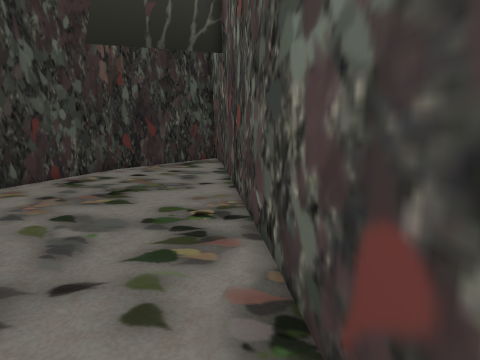
view 1 (above)

15 first-person views from a walk through a Godot game level. The camera is 1.2 m above the floor, tilts 10° down and sees 75° across. The floor is counted in squares, 0.5 m on a side. Each view is taken from the middle of a square. On the plan, view 1 faces up. The plan holds only what a view shows up to about 19 squares ahead; the rest is blank. The place goes on beyond the plan. Characters and animated objects are left out. Some surface patterns are stand-ins.

view 2
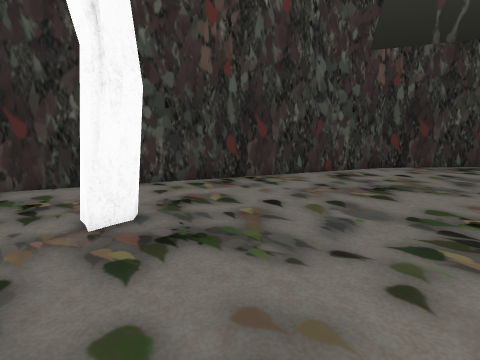

view 3
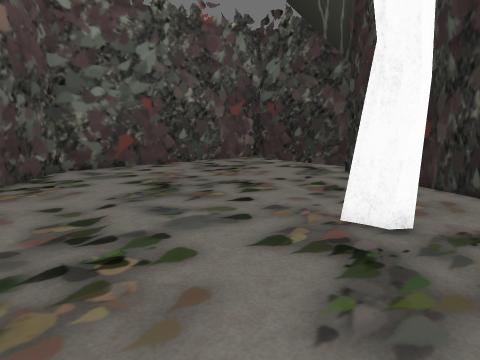

view 4
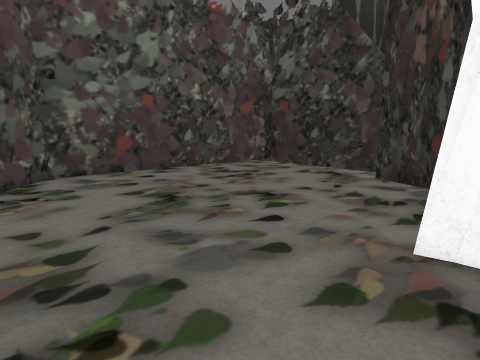

view 5
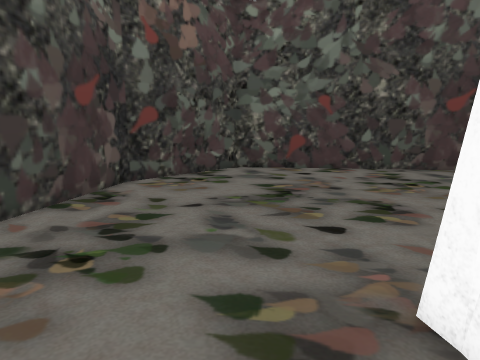

view 6
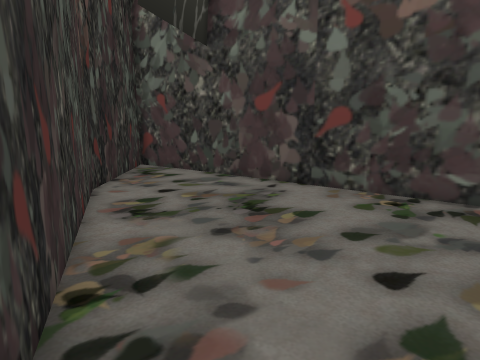

view 7
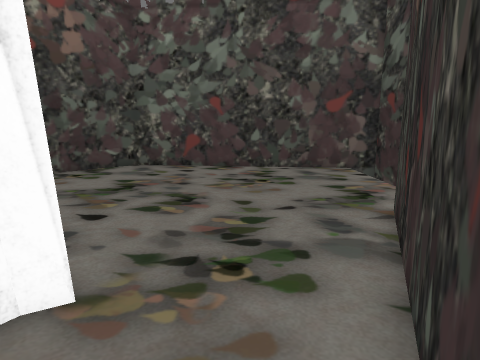

view 8
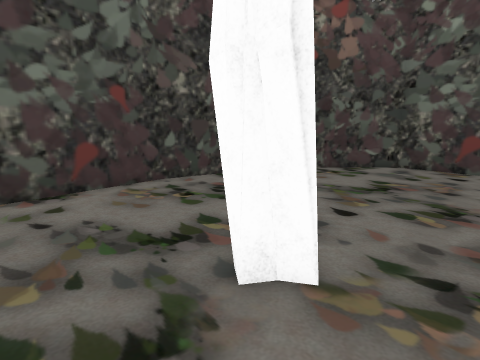

view 9
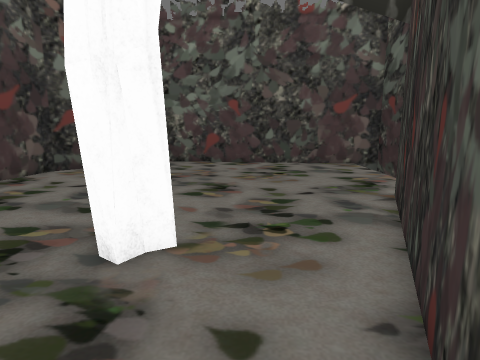

view 10
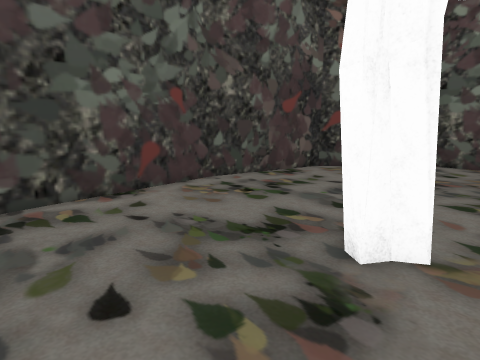

view 11
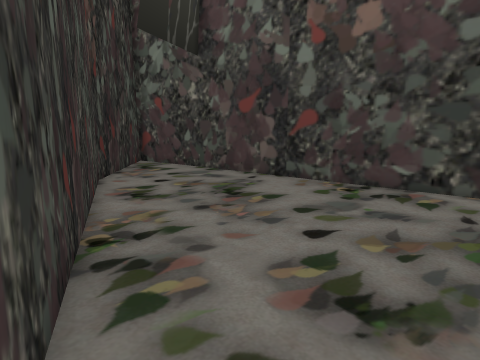

view 12
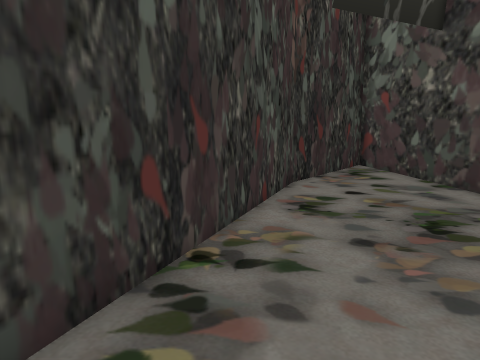

view 13
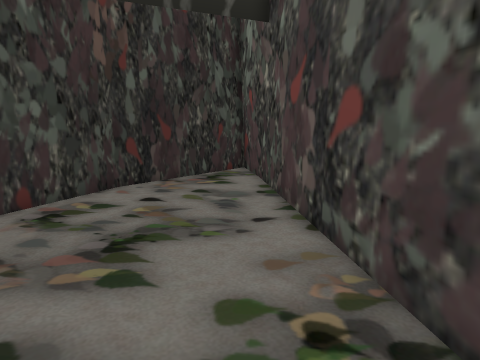

view 14
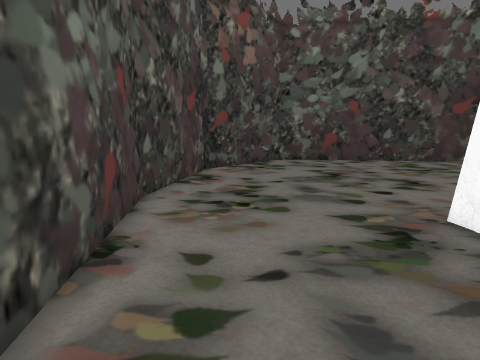

view 15
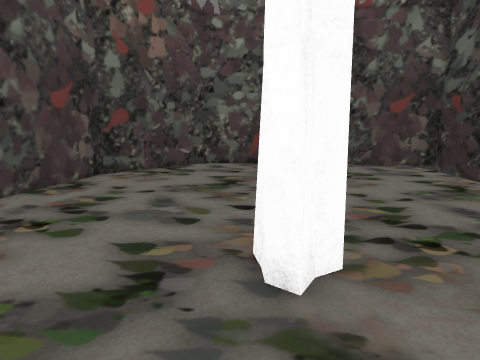

### Floor plan
Points are (right, up) in squares from view 1. A wall is a line through its corners. A room is listed if a view was taken in it or the views show most of it. See-through windows are left out.
Room 1 (views 1, 2, 3, 4, 5, 6, 7, 8, 9, 10, 11, 12, 13, 14, 15)
walls: (-0.4, 13.6) (-0.7, 16.6); (-17.5, -11.5) (-4.8, -13) (-0.1, -8.1) (1.3, -1.2) (-0.3, 13.7); (-7.2, 16) (-15.4, -2.7)
ways out: opening at (-6, 15)
objects: tree (-8, 2)

Positions as (right, up) in squares from view 1, and headings:
1: (0, 0), facing up
2: (0, -1), facing up-left
3: (0, 5), facing down-left
4: (-1, 3), facing down-left
5: (-5, 5), facing down
6: (-11, 5), facing up-right
7: (-11, 6), facing down
8: (-11, 6), facing down-right
9: (-10, 8), facing down
10: (-10, 8), facing down-right
11: (-12, 3), facing up-right
12: (-9, 4), facing up
13: (-2, 5), facing up
14: (-2, 9), facing down
15: (-7, 7), facing down
